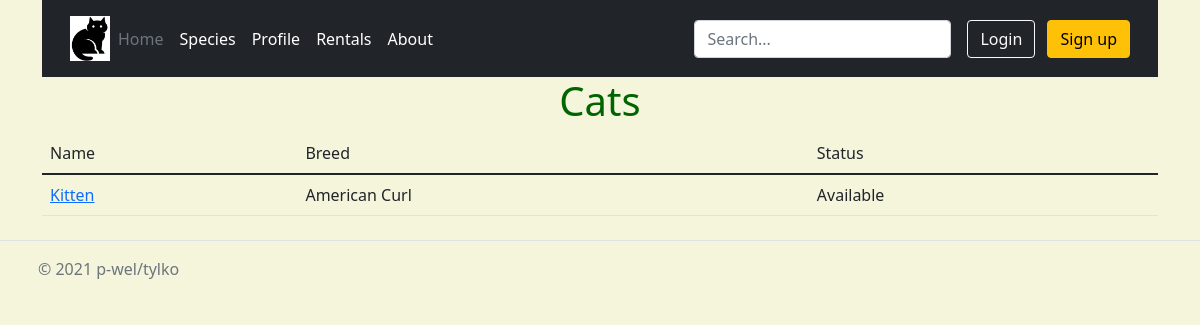
Before: /species/1/ with the older database file.
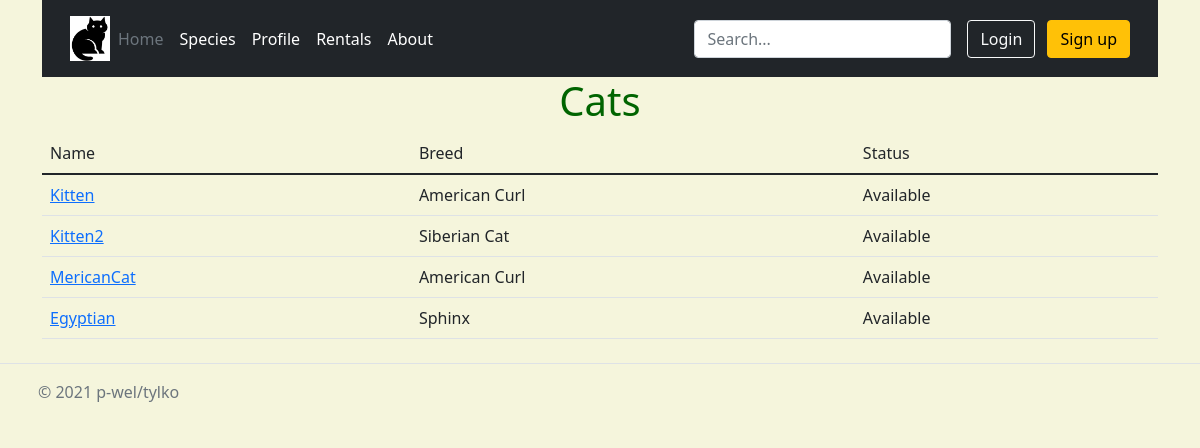
After: the same page with the newer database file.
### cats/models.py (models this page shows, shortened)
class TimeStamped(models.Model, CheckAddDateMixin):
    created = models.DateTimeField(auto_now_add=True)
    modified = models.DateTimeField(auto_now=True)
    class Meta:
        abstract = True

class Cat(TimeStamped):
    name = models.CharField(max_length=50)
    breed = models.ForeignKey('cats.Breed', on_delete=models.CASCADE)
    """
    <Species: Breeds>
    - House cat: American Curl, Sphinx, Ragamuffin, Siberian Cat, Persian Cat
    - Farm cat: Sheep's Cat, Barn Cat
    - Feral cat: Bengal Tiger, Lion, Cheetah, Jaguar, Leopard
    """
    description = models.TextField(default=None, blank=True)
    available = models.BooleanField(default=True)
    creation_date = models.DateTimeField(auto_now_add=True)
    modification_date = models.DateTimeField(auto_now=True)
    user = models.ManyToManyField("auth.User", blank=True)

class Breed(models.Model):
    name = models.CharField(max_length=50)
    description = models.TextField(default=None, blank=True)
    species = models.ForeignKey('cats.Species', on_delete=models.CASCADE)
    def __str__(self):
        return f"{self.name}"

### cats/views.py (the view)
# urls.py: path('species/<int:species_id>/', cats_list, name="list"),
def cats_list(request, species_id):
    breeds = Breed.objects.all()
    cats = Cat.objects.all()
    species = species_id
    context = {'breeds_list': breeds, 'cats_list': cats, 'species_id': species}
    return render(request, 'cats/cats_list.html', context)

### cats/templates/cats/cats_list.html (shortened to what this page needs)
{% extends 'base.html' %}
{% block content %}
    <h1>Cats</h1>
    <table class="table table-condensed">
        <thead>
        <td>Name</td>
        <td>Breed</td>
        <td>Status</td>
        </thead>
        {% for cat in cats_list %}
            {% if cat.breed.species_id == species_id %}
            <tr>
                <td><a href="{% url 'cats:details' cat.id %}">{{ cat.name }}</a></td>
                <td>{{ cat.breed }}</td>
                <td>{% if cat.available == True %}Available{% else %}Rented{% endif %}</td>
            </tr>
            {% endif %}
        {% endfor %}
    </table>
{% endblock %}

Changed rows visible on the page:
added Cat: name "Kitten2", breed "Siberian Cat", available "Available"
added Cat: name "MericanCat", breed "American Curl", available "Available"
added Cat: name "Egyptian", breed "Sphinx", available "Available"
